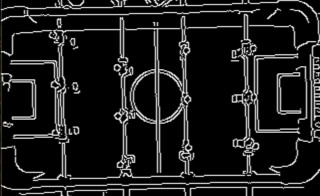
#> input picture vision/Images/TemplateNewCropped360x240.jpg, 320 x 196 px, found by its file name
$ python BallEdgeNormalisedCoords.py --video Images/TemplateNewCropped360x240.jpg
#> lines starting #> are read from the running program, lines starting #| are printed output that depends on the picture; after the words box and inside, x2 and y2 are one past the last pixel; in counts of white or black regions, pixels touching at a corner belong together
# Import the necessary packages
from collections import deque
from imutils.video import VideoStream
import numpy as np
import argparse
import cv2
import imutils
import time

# Construct the argument parse and parse the arguments
ap = argparse.ArgumentParser()
ap.add_argument("-v", "--video", help="path to the (optional) video file")
ap.add_argument("-b", "--buffer", type=int, default=64, help="max buffer size")
args = vars(ap.parse_args())

# Define the lower and upper boundaries of the "green" ball in the HSV color space
greenLower = (29, 86, 6)
greenUpper = (64, 255, 255)

# Initialize the list of tracked points
pts = deque(maxlen=args["buffer"])

# Load the template for edge detection and apply Canny to it
template_path = "/Users/arneshsaha/Desktop/FoozBot/vision/Images/TemplateNewCropped360x240.jpg"  # Change this to the correct path
temp = cv2.imread(template_path, cv2.IMREAD_GRAYSCALE)
#> temp: shape (196, 320); min 0, max 244, mean 28.8
assert temp is not None, "Template file could not be read, check the path."
temp_edges = cv2.Canny(temp, 50, 200)
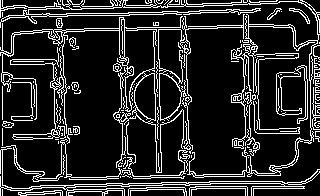
#> temp_edges: shape (196, 320); 16% white in thin lines or dots
w, h = temp_edges.shape[::-1]
#> w = 320; h = 196

# Initialize VideoStream or VideoCapture
if not args.get("video", False):
    vs = VideoStream(src=0).start()
else:
    vs = cv2.VideoCapture(args["video"])

time.sleep(2.0)  # Allow the camera or video file to warm up

# Function for Canny edge detection
def canny_edge(frame):
    gray = cv2.cvtColor(frame, cv2.COLOR_BGR2GRAY)
    blurred = cv2.GaussianBlur(gray, (5, 5), 0)
    edges = cv2.Canny(blurred, 50, 200)
    return edges

# Function to map ball position to normalized table coordinates
def map_to_normalized_coordinates(x, y, top_left, bottom_right):
    normalized_x = (x - top_left[0]) / (bottom_right[0] - top_left[0])
    normalized_y = (y - top_left[1]) / (bottom_right[1] - top_left[1])
    return normalized_x, normalized_y

# Main loop
while True:
    frame = vs.read()
    frame = frame[1] if args.get("video", False) else frame
#> frame is the input picture: shape (196, 320, 3); mean B, G, R 28.7, 28.8, 28.8
    if frame is None:
        break

    frame = imutils.resize(frame, width=600)
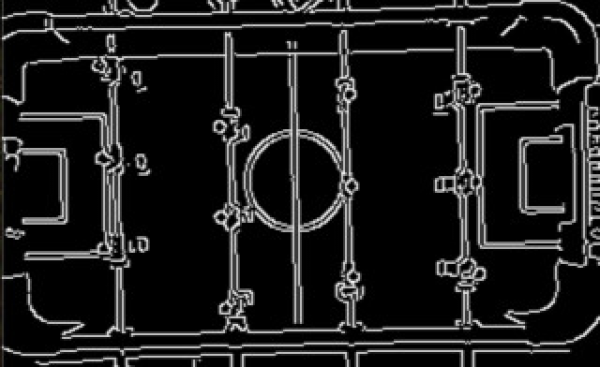
#> frame: shape (367, 600, 3); mean B, G, R 28.7, 28.7, 28.8
    edges_frame = canny_edge(frame)
#> in canny_edge, `blurred = cv2.GaussianBlur(gray, (5, 5), 0)`:
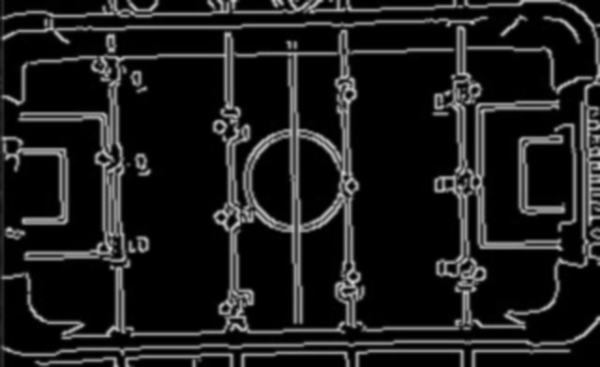
#> blurred: shape (367, 600); min 0, max 207, mean 28.7
#> in canny_edge, `edges = cv2.Canny(blurred, 50, 200)`:
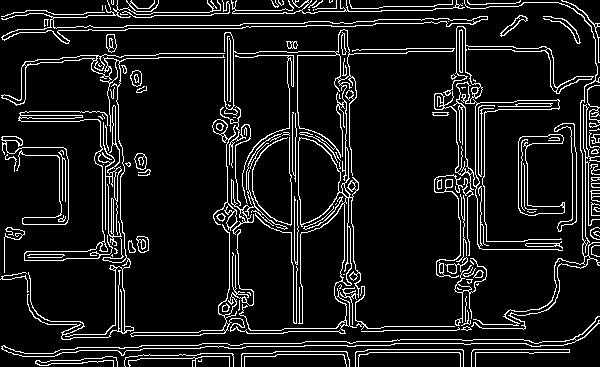
#> edges: shape (367, 600); 10.1% white in thin lines or dots

    # Template matching to find the bounding box of the table
    res = cv2.matchTemplate(edges_frame, temp_edges, cv2.TM_CCOEFF)
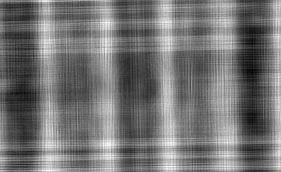
#> res: shape (172, 281) float32; min -24538860, max 28487228, mean -302020; drawn with min black and max white
    min_val, max_val, min_loc, max_loc = cv2.minMaxLoc(res)
#> min_val = -24538860; max_val = 28487228; min_loc = (252, 72); max_loc = (51, 170)
    top_left = max_loc
#> top_left = (51, 170)
    bottom_right = (top_left[0] + w, top_left[1] + h)
#> bottom_right = (371, 366)
    cv2.rectangle(frame, top_left, bottom_right, (0, 255, 0), 2)
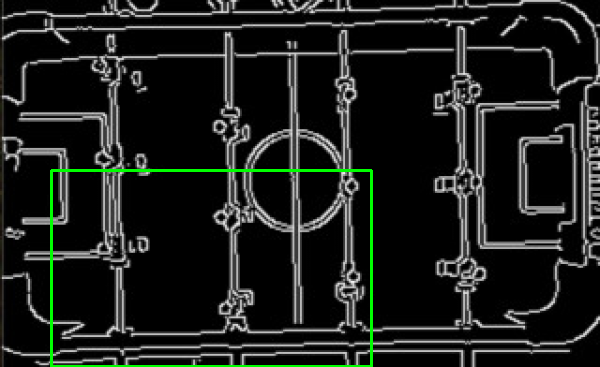
#> frame: shape (367, 600, 3); 1.26% of pixels changed, all inside (x1, y1, x2, y2) = (50, 169, 373, 367)

    # Detect and track the green ball
    mask = cv2.inRange(cv2.cvtColor(frame, cv2.COLOR_BGR2HSV), greenLower, greenUpper)
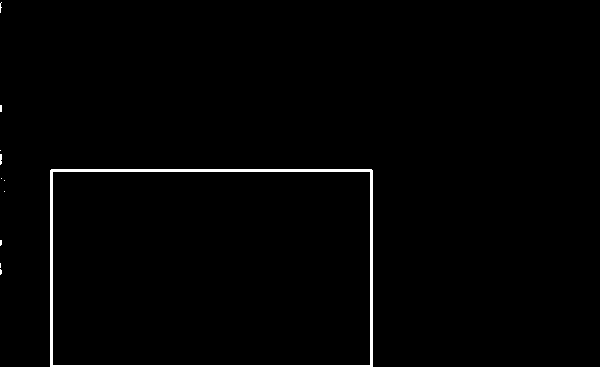
#> mask: shape (367, 600); 1.3% white; 11 white regions (9 under 20 px), largest, box (x1, y1, x2, y2) and area: (50, 169, 373, 367) 2771, (0, 154, 2, 165) 20
    mask = cv2.erode(mask, None, iterations=2)
#> mask: shape (367, 600); every value is 0
    mask = cv2.dilate(mask, None, iterations=2)
    cnts = cv2.findContours(mask.copy(), cv2.RETR_EXTERNAL, cv2.CHAIN_APPROX_SIMPLE)
#> cnts = 0 contours
    cnts = imutils.grab_contours(cnts)
#> cnts = []
    center = None

    if len(cnts) > 0:
        c = max(cnts, key=cv2.contourArea)
        ((x, y), radius) = cv2.minEnclosingCircle(c)
        M = cv2.moments(c)
        center = (int(M["m10"] / M["m00"]), int(M["m01"] / M["m00"]))

        # Map the ball's position to normalized coordinates
        if center:
            normalized_coords = map_to_normalized_coordinates(center[0], center[1], top_left, bottom_right)
            print(f"Ball's normalized coordinates: {normalized_coords}")

        if radius > 10:
            cv2.circle(frame, (int(x), int(y)), int(radius), (0, 255, 255), 2)
            cv2.circle(frame, center, 5, (0, 0, 255), -1)

    pts.appendleft(center)

    # Draw the trajectory of the ball
    for i in range(1, len(pts)):
        if pts[i - 1] is None or pts[i] is None:
            continue
        thickness = int(np.sqrt(args["buffer"] / float(i + 1)) * 2.5)
        cv2.line(frame, pts[i - 1], pts[i], (0, 0, 255), thickness)

    # Display the frame
    cv2.imshow("Frame", frame)
    key = cv2.waitKey(1) & 0xFF
#> (key q is pressed here)

    if key == ord("q"):
        break

# Cleanup
if not args.get("video", False):
    vs.stop()
else:
    vs.release()
cv2.destroyAllWindows()
